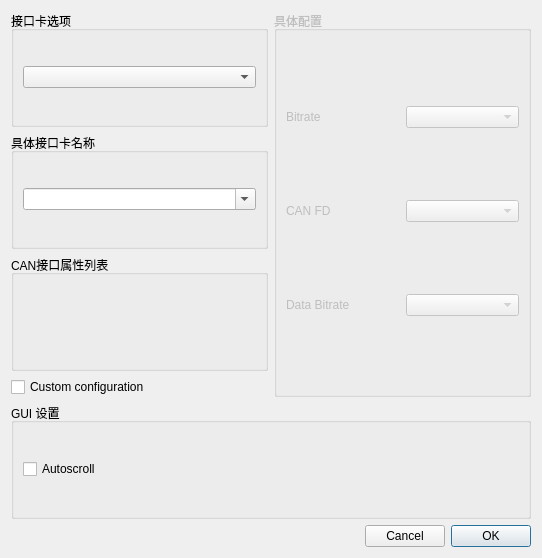
<?xml version="1.0" encoding="UTF-8"?>
<ui version="4.0">
 <class>ConnectDialog</class>
 <widget class="QDialog" name="ConnectDialog">
  <property name="geometry">
   <rect>
    <x>0</x>
    <y>0</y>
    <width>542</width>
    <height>558</height>
   </rect>
  </property>
  <property name="windowTitle">
   <string>Connect</string>
  </property>
  <layout class="QGridLayout" name="gridLayout_6">
   <item row="0" column="0">
    <layout class="QGridLayout" name="gridLayout_5">
     <item row="0" column="0">
      <widget class="QGroupBox" name="selectPluginBox">
       <property name="title">
        <string>接口卡选项</string>
       </property>
       <layout class="QGridLayout" name="gridLayout">
        <item row="0" column="0">
         <widget class="QComboBox" name="pluginListBox"/>
        </item>
       </layout>
      </widget>
     </item>
     <item row="4" column="0" colspan="2">
      <widget class="QGroupBox" name="groupBox">
       <property name="title">
        <string>GUI 设置</string>
       </property>
       <layout class="QGridLayout" name="gridLayout_2">
        <item row="0" column="0">
         <layout class="QVBoxLayout" name="verticalLayout_2">
          <item>
           <widget class="QCheckBox" name="autoscrollBox">
            <property name="toolTip">
             <string>&lt;html&gt;&lt;head/&gt;&lt;body&gt;&lt;p&gt;Scroll to bottom table view on each portion of received frames&lt;/p&gt;&lt;/body&gt;&lt;/html&gt;</string>
            </property>
            <property name="text">
             <string>Autoscroll</string>
            </property>
           </widget>
          </item>
         </layout>
        </item>
       </layout>
      </widget>
     </item>
     <item row="3" column="0">
      <widget class="QCheckBox" name="useConfigurationBox">
       <property name="text">
        <string>Custom configuration</string>
       </property>
      </widget>
     </item>
     <item row="0" column="1" rowspan="4">
      <widget class="QGroupBox" name="configurationBox">
       <property name="enabled">
        <bool>false</bool>
       </property>
       <property name="title">
        <string>具体配置</string>
       </property>
       <layout class="QGridLayout" name="gridLayout_4">
        <item row="0" column="1">
         <widget class="BitRateBox" name="bitrateBox"/>
        </item>
        <item row="1" column="0">
         <widget class="QLabel" name="canFdLabel">
          <property name="text">
           <string>CAN FD</string>
          </property>
         </widget>
        </item>
        <item row="2" column="1">
         <widget class="BitRateBox" name="dataBitrateBox"/>
        </item>
        <item row="0" column="0">
         <widget class="QLabel" name="bitrateLabel">
          <property name="text">
           <string>Bitrate</string>
          </property>
         </widget>
        </item>
        <item row="1" column="1">
         <widget class="QComboBox" name="canFdBox"/>
        </item>
        <item row="2" column="0">
         <widget class="QLabel" name="dataBitrateLabel">
          <property name="text">
           <string>Data Bitrate</string>
          </property>
         </widget>
        </item>
       </layout>
      </widget>
     </item>
     <item row="5" column="0" colspan="2">
      <layout class="QHBoxLayout" name="horizontalLayout">
       <item>
        <spacer name="horizontalSpacer">
         <property name="orientation">
          <enum>Qt::Horizontal</enum>
         </property>
         <property name="sizeHint" stdset="0">
          <size>
           <width>96</width>
           <height>20</height>
          </size>
         </property>
        </spacer>
       </item>
       <item>
        <widget class="QPushButton" name="cancelButton">
         <property name="text">
          <string>Cancel</string>
         </property>
         <property name="autoDefault">
          <bool>false</bool>
         </property>
        </widget>
       </item>
       <item>
        <widget class="QPushButton" name="okButton">
         <property name="text">
          <string>OK</string>
         </property>
         <property name="autoDefault">
          <bool>false</bool>
         </property>
         <property name="default">
          <bool>true</bool>
         </property>
        </widget>
       </item>
      </layout>
     </item>
     <item row="1" column="0">
      <widget class="QGroupBox" name="specifyInterfaceNameBox">
       <property name="title">
        <string>具体接口卡名称</string>
       </property>
       <layout class="QGridLayout" name="gridLayout_3">
        <item row="0" column="0">
         <widget class="QComboBox" name="interfaceListBox">
          <property name="editable">
           <bool>true</bool>
          </property>
         </widget>
        </item>
       </layout>
      </widget>
     </item>
     <item row="2" column="0">
      <widget class="CanBusDeviceInfoBox" name="deviceInfoBox">
       <property name="enabled">
        <bool>true</bool>
       </property>
       <property name="title">
        <string>CAN接口属性列表</string>
       </property>
      </widget>
     </item>
    </layout>
   </item>
  </layout>
 </widget>
 <customwidgets>
  <customwidget>
   <class>BitRateBox</class>
   <extends>QComboBox</extends>
   <header>bitratebox.h</header>
  </customwidget>
  <customwidget>
   <class>CanBusDeviceInfoBox</class>
   <extends>QGroupBox</extends>
   <header location="global">canbusdeviceinfobox.h</header>
   <container>1</container>
  </customwidget>
 </customwidgets>
 <resources/>
 <connections/>
</ui>
